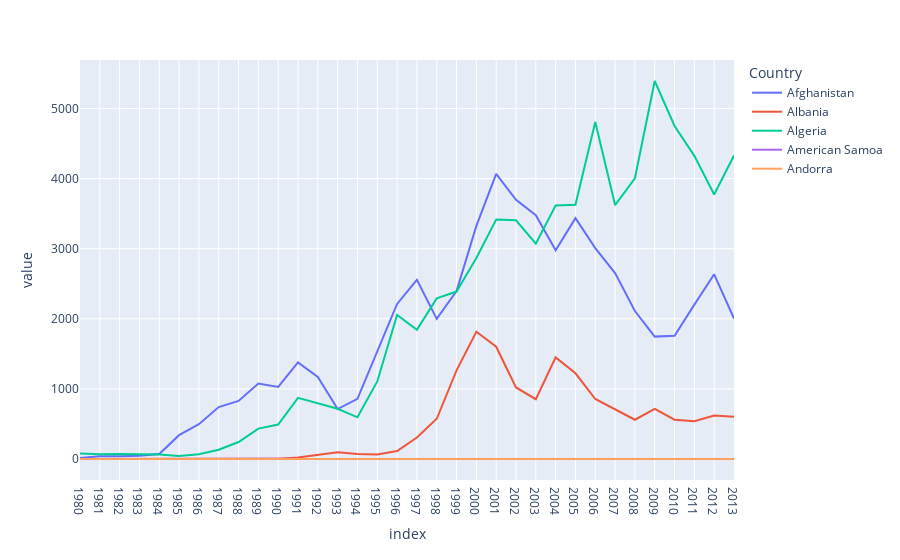

The notebook cell this image was saved under:
### Code cell
top5 = df.loc[list(df.head(5).index),years]
top5 = top5.transpose()
px.line(top5)

### Figure 1 — Plotly figure (JSON) as saved in the notebook; plotly's stock layout.template omitted (floating-point values rounded to 4 significant figures)
{"data": [{"hovertemplate": "Country=Afghanistan<br>index=%{x}<br>value=%{y}<extra></extra>", "legendgroup": "Afghanistan", "line": {"color": "#636efa", "dash": "solid"}, "marker": {"symbol": "circle"}, "mode": "lines", "name": "Afghanistan", "orientation": "v", "showlegend": true, "type": "scatter", "x": ["1980", "1981", "1982", "1983", "1984", "1985", "1986", "1987", "1988", "1989", "1990", "1991", "1992", "1993", "1994", "1995", "1996", "1997", "1998", "1999", "2000", "2001", "2002", "2003", "2004", "2005", "2006", "2007", "2008", "2009", "2010", "2011", "2012", "2013"], "xaxis": "x", "y": [16, 39, 39, 47, 71, 340, 496, 741, 828, 1076, 1028, 1378, 1170, 713, 858, 1537, 2212, 2555, 1999, 2395, 3326, 4067, 3697, 3479, 2978, 3436, 3009, 2652, 2111, 1746, 1758, 2203, 2635, 2004], "yaxis": "y"}, {"hovertemplate": "Country=Albania<br>index=%{x}<br>value=%{y}<extra></extra>", "legendgroup": "Albania", "line": {"color": "#EF553B", "dash": "solid"}, "marker": {"symbol": "circle"}, "mode": "lines", "name": "Albania", "orientation": "v", "showlegend": true, "type": "scatter", "x": ["1980", "1981", "1982", "1983", "1984", "1985", "1986", "1987", "1988", "1989", "1990", "1991", "1992", "1993", "1994", "1995", "1996", "1997", "1998", "1999", "2000", "2001", "2002", "2003", "2004", "2005", "2006", "2007", "2008", "2009", "2010", "2011", "2012", "2013"], "xaxis": "x", "y": [1, 0, 0, 0, 0, 0, 1, 2, 2, 3, 3, 21, 56, 96, 71, 63, 113, 307, 574, 1264, 1816, 1602, 1021, 853, 1450, 1223, 856, 702, 560, 716, 561, 539, 620, 603], "yaxis": "y"}, {"hovertemplate": "Country=Algeria<br>index=%{x}<br>value=%{y}<extra></extra>", "legendgroup": "Algeria", "line": {"color": "#00cc96", "dash": "solid"}, "marker": {"symbol": "circle"}, "mode": "lines", "name": "Algeria", "orientation": "v", "showlegend": true, "type": "scatter", "x": ["1980", "1981", "1982", "1983", "1984", "1985", "1986", "1987", "1988", "1989", "1990", "1991", "1992", "1993", "1994", "1995", "1996", "1997", "1998", "1999", "2000", "2001", "2002", "2003", "2004", "2005", "2006", "2007", "2008", "2009", "2010", "2011", "2012", "2013"], "xaxis": "x", "y": [80, 67, 71, 69, 63, 44, 69, 132, 242, 434, 491, 872, 795, 717, 595, 1106, 2054, 1842, 2292, 2389, 2867, 3418, 3406, 3072, 3616, 3626, 4807, 3623, 4005, 5393, 4752, 4325, 3774, 4331], "yaxis": "y"}, {"hovertemplate": "Country=American Samoa<br>index=%{x}<br>value=%{y}<extra></extra>", "legendgroup": "American Samoa", "line": {"color": "#ab63fa", "dash": "solid"}, "marker": {"symbol": "circle"}, "mode": "lines", "name": "American Samoa", "orientation": "v", "showlegend": true, "type": "scatter", "x": ["1980", "1981", "1982", "1983", "1984", "1985", "1986", "1987", "1988", "1989", "1990", "1991", "1992", "1993", "1994", "1995", "1996", "1997", "1998", "1999", "2000", "2001", "2002", "2003", "2004", "2005", "2006", "2007", "2008", "2009", "2010", "2011", "2012", "2013"], "xaxis": "x", "y": [0, 1, 0, 0, 0, 0, 0, 1, 0, 1, 2, 0, 0, 0, 0, 0, 0, 0, 0, 0, 0, 0, 0, 0, 0, 0, 1, 0, 0, 0, 0, 0, 0, 0], "yaxis": "y"}, {"hovertemplate": "Country=Andorra<br>index=%{x}<br>value=%{y}<extra></extra>", "legendgroup": "Andorra", "line": {"color": "#FFA15A", "dash": "solid"}, "marker": {"symbol": "circle"}, "mode": "lines", "name": "Andorra", "orientation": "v", "showlegend": true, "type": "scatter", "x": ["1980", "1981", "1982", "1983", "1984", "1985", "1986", "1987", "1988", "1989", "1990", "1991", "1992", "1993", "1994", "1995", "1996", "1997", "1998", "1999", "2000", "2001", "2002", "2003", "2004", "2005", "2006", "2007", "2008", "2009", "2010", "2011", "2012", "2013"], "xaxis": "x", "y": [0, 0, 0, 0, 0, 0, 2, 0, 0, 0, 3, 0, 1, 0, 0, 0, 0, 0, 2, 0, 0, 1, 0, 2, 0, 0, 1, 1, 0, 0, 0, 0, 1, 1], "yaxis": "y"}], "layout": {"legend": {"title": {"text": "Country"}, "tracegroupgap": 0}, "margin": {"t": 60}, "xaxis": {"anchor": "y", "domain": [0, 1], "title": {"text": "index"}}, "yaxis": {"anchor": "x", "domain": [0, 1], "title": {"text": "value"}}}}
